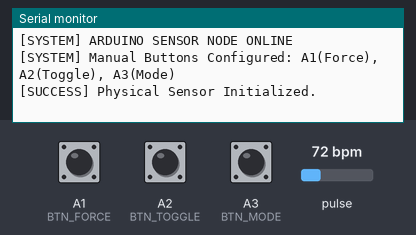
This sketch was run on a simulated Arduino Uno, built with avr-gcc and run on an emulated ATmega328P. Shown: the last lines printed to the serial monitor. The inputs (shaded band) are chosen by the test bench; at power-on: A1 (BTN_FORCE) HIGH, A2 (BTN_TOGGLE) HIGH, A3 (BTN_MODE) HIGH, pulse 72 bpm. Random numbers use the default seed unless the sketch sets one.

Above: at 1.2 s.
1.3 s: A1 (BTN_FORCE) pulled LOW for 0.15 s
At 2.2 s:
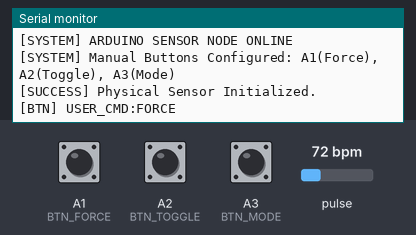
4.4 s: A2 (BTN_TOGGLE) pulled LOW for 0.15 s
At 5.4 s:
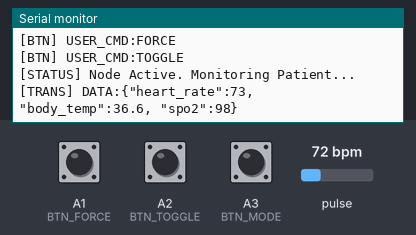
6.5 s: A3 (BTN_MODE) pulled LOW for 0.15 s
At 7.1 s:
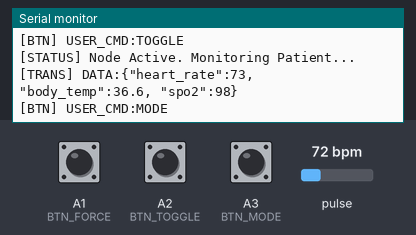
8.1 s: A1 (BTN_FORCE) pulled LOW for 0.15 s
At 9.3 s:
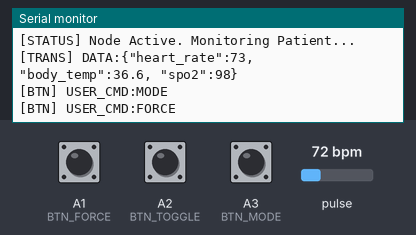
9.7 s: A3 (BTN_MODE) pulled LOW for 1 s
At 11.5 s:
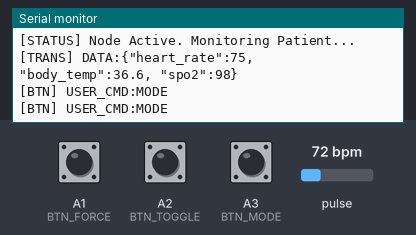
12.2 s: A2 (BTN_TOGGLE) pulled LOW for 1 s
At 14.1 s:
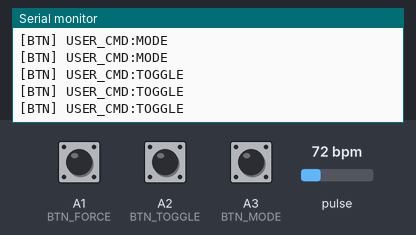

The sketch:

SensorSender.ino
```cpp
#include "MAX30105.h"
#include <SoftwareSerial.h>
#include <Wire.h>

SoftwareSerial espSerial(10, 11);
MAX30105 particleSensor;

// --- BUTTONS ---
#define BTN_FORCE  A1
#define BTN_TOGGLE A2
#define BTN_MODE   A3

unsigned long cycleStartTime = 0;
unsigned long lastHeartbeat = 0;
unsigned long lastBtnPress = 0;
int cachedBPM = 0;
bool sensorFound = false;

void setup() {
  Serial.begin(115200);
  espSerial.begin(9600);

  pinMode(BTN_FORCE, INPUT_PULLUP);
  pinMode(BTN_TOGGLE, INPUT_PULLUP);
  pinMode(BTN_MODE, INPUT_PULLUP);

  Serial.println(F("\n\n[SYSTEM] ARDUINO SENSOR NODE ONLINE"));
  Serial.println(F("[SYSTEM] Manual Buttons Configured: A1(Force), A2(Toggle), A3(Mode)"));

  if (!particleSensor.begin(Wire, I2C_SPEED_FAST)) {
    Serial.println(
        F("[WARNING] MAX30105 sensor NOT found. Entering SIMULATION mode."));
    sensorFound = false;
  } else {
    particleSensor.setup();
    Serial.println(F("[SUCCESS] Physical Sensor Initialized."));
    sensorFound = true;
  }

  cycleStartTime = millis();
}

void checkButtons() {
  if (millis() - lastBtnPress < 400) return; // Debounce

  if (digitalRead(BTN_FORCE) == LOW) {
    Serial.println(F("[BTN] USER_CMD:FORCE"));
    espSerial.println(F("USER_CMD:FORCE"));
    lastBtnPress = millis();
  } else if (digitalRead(BTN_TOGGLE) == LOW) {
    Serial.println(F("[BTN] USER_CMD:TOGGLE"));
    espSerial.println(F("USER_CMD:TOGGLE"));
    lastBtnPress = millis();
  } else if (digitalRead(BTN_MODE) == LOW) {
    Serial.println(F("[BTN] USER_CMD:MODE"));
    espSerial.println(F("USER_CMD:MODE"));
    lastBtnPress = millis();
  }
}

void loop() {
  checkButtons();
  unsigned long now = millis();

  // --- HEARTBEAT ---
  if (now - lastHeartbeat >= 5000) {
    Serial.println(F("[STATUS] Node Active. Monitoring Patient..."));
    lastHeartbeat = now;
  }

  // --- PULSE SAMPLING ---
  if (sensorFound) {
    long irValue = particleSensor.getIR();
    if (irValue > 50000) {
      cachedBPM = 72 + random(-2, 5); // Realistic simulation base
    } else {
      cachedBPM = 0; // Clear if finger removed
    }
  } else {
    // Simulated Baseline if hardware missing (for demo safety)
    cachedBPM = 75 + random(-3, 3);
  }

  // --- PERIODIC BROADCAST (Every 5 seconds) ---
  if (now - cycleStartTime >= 5000) {
    cycleStartTime = now;
    if (cachedBPM > 0) {
      // PROTOCOL: Must prefix with DATA: for Laptop Relay parsing
      String json = "DATA:{\"heart_rate\":" + String(cachedBPM) +
                    ", \"body_temp\":36.6, \"spo2\":98}";

      Serial.print(F("[TRANS] "));
      Serial.println(json);

      espSerial.println(json);
    }
  }
}
```

Measured:
- after the input at 1.3 s, the serial monitor: prints a new line at once (image 1)
- after the input at 4.4 s, the serial monitor: prints a new line at once (image 2)
- after the input at 6.5 s, the serial monitor: prints a new line at once (image 3)
- after the input at 8.1 s, the serial monitor: prints a new line at once (image 4)
- after the input at 9.7 s, the serial monitor: prints a new line at once (image 5)
- after the input at 12.2 s, the serial monitor: prints a new line at once (image 6)
